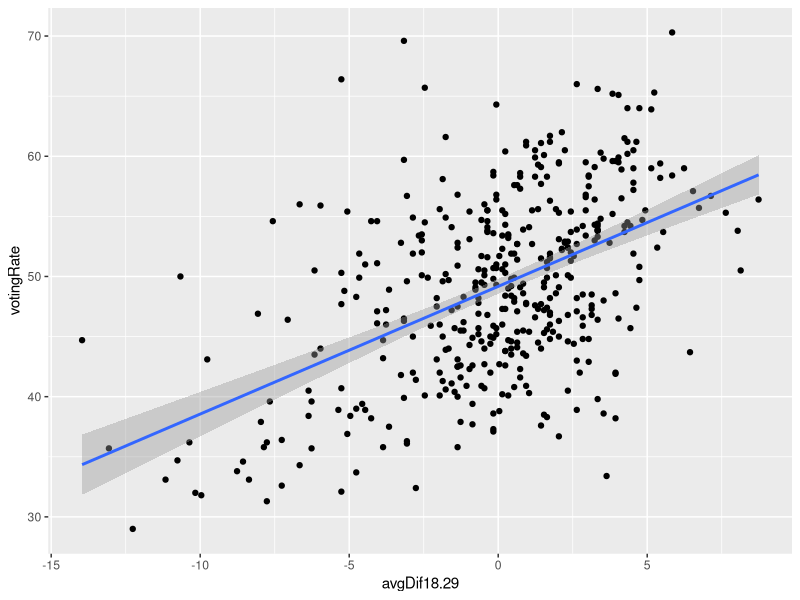
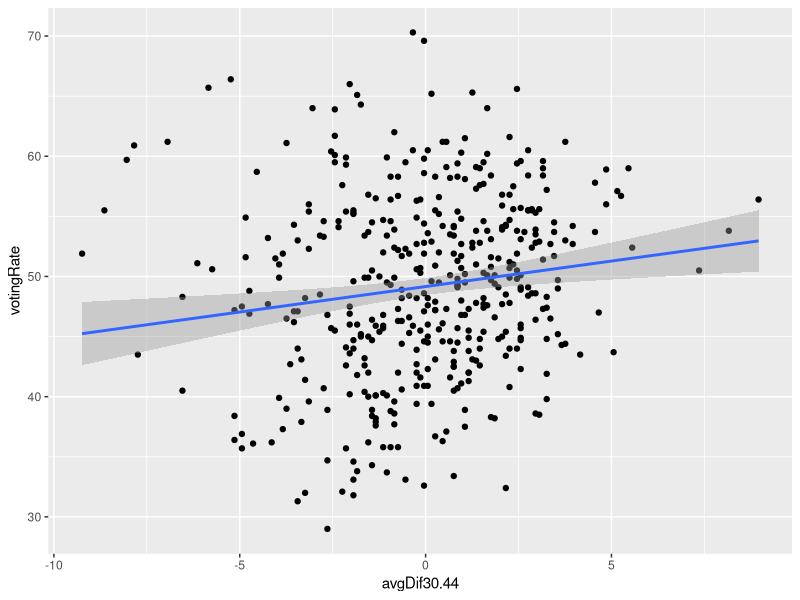
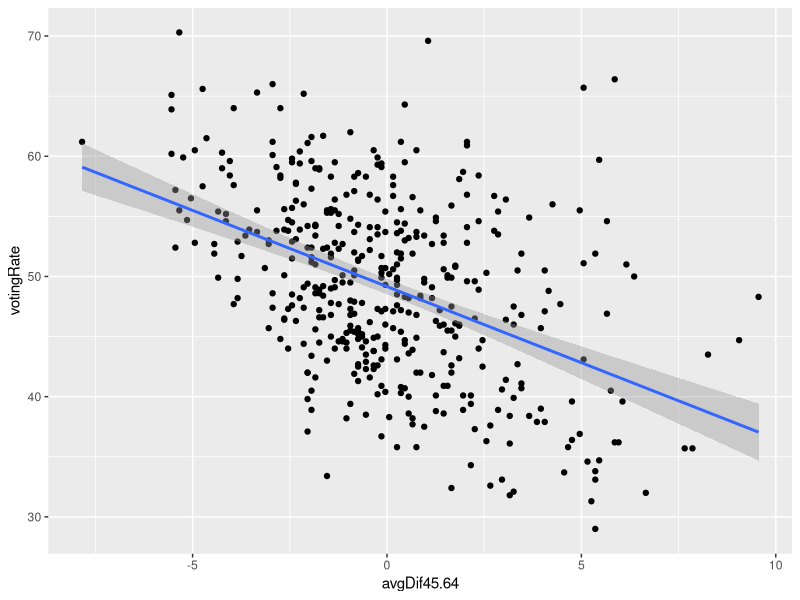
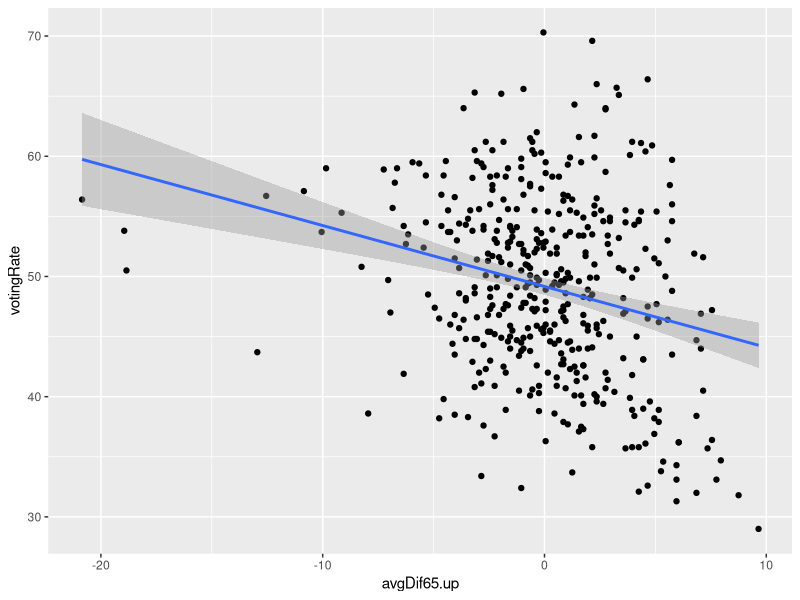
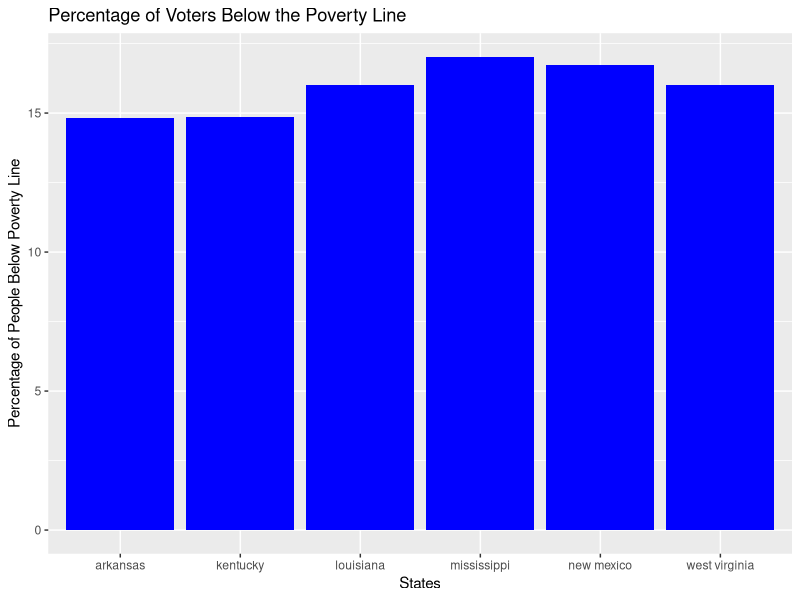
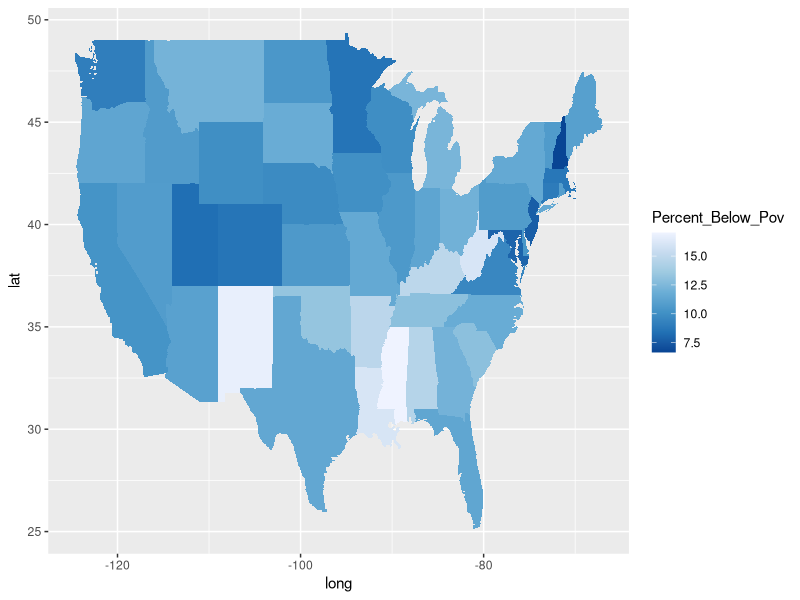

The R script that drew these images, in order:
## ---- chunk 1
# tidyverse
library(tidyverse)
# readxl
library(readxl)
df1 <- read.csv('table01.csv')
df2 <- read.csv('table02a.csv')
df3 <- read.csv('table02b.csv')
df4 <- read.csv('table02c.csv')
df5 <- read.csv('table02d.csv')
# head(df1)
# head(df2)
# head(df3)
# head(df4)
# head(df5)
library(dplyr)
library(ggplot2)
library(tidyr)
library(readr)
library(lubridate)
## ---- chunk 2
table01 <- read.csv("table01.csv")
table01 <- table01 %>%
  rename(
    stateAbb = State.abbreviation,
    stateName = State.name,
    congressDist = Congressional.district,
    votesCastForCongress = Votes.cast.for.congressional.representative.for.the.November.6..2018.election,
    votingAgePopulation = Citizen.voting.age.population.estimate,
    votingAgePopulationMOE = Citizen.voting.age.population.Margin.of.Error,
    votingRate = Voting.rate.estimate,
    votingRateMOE = Voting.rate.Margin.of.Error
  )
head(table01, 5)
table02a <- read.csv("table02a.csv")
table02a <- table02a %>%
  rename(
    stateAbb = State.abbreviation,
    stateName = State.name,
    congressDist = Congressional.district,
    votingAgePopulation = Citizen.voting.age.population.estimate,
    votingAgePopulationMOE = Citizen.voting.age.population.MOE
  )
## ---- chunk 3
# head(df4)
eduPol <- full_join(df1, df4)
eduPol %>% pivot_longer(Less.grade.9.estimate:Bachelor.degree.or.more.percent.MOE, names_to = "Education", values_to = "Amount") -> eduPol
head(eduPol)
#add gender break down
df3 %>% 
  select(State.abbreviation:Women.percent.MOE) -> gender
gender %>%
  pivot_longer(Men.estimate:Women.percent.MOE, names_to = "Gender", values_to = "Percentage") -> gender
eduPol %>%
  full_join(gender) -> eduPol
head(eduPol)
## ---- chunk 4
head(table01)
head(table02a)
table02a <- table01 %>%
  select(stateAbb, congressDist, votingRate) %>%
  inner_join(table02a, by = c('stateAbb', 'congressDist'))
mean18.29 <- mean(table02a$Ages.18.29.percent.estimate)
mean30.44 <- mean(table02a$Ages.30.44.percent.estimate)
mean45.64 <- mean(table02a$Ages.45.64.percent.estimate)
mean65.up <- mean(table02a$Ages.65.up.percent.estimate)
mean18.29
mean30.44
mean45.64
mean65.up
table02a$dif18.29 <- mean18.29 - table02a$Ages.18.29.percent.estimate
table02a$dif30.44 <- mean30.44 - table02a$Ages.30.44.percent.estimate
table02a$dif45.64 <- mean45.64 - table02a$Ages.45.64.percent.estimate
table02a$dif65.up <- mean65.up - table02a$Ages.65.up.percent.estimate
avgDif <- table02a %>%
  group_by(stateName, congressDist) %>%
  summarise(avgDif18.29 = mean(dif18.29, na.rm=TRUE), avgDif30.44 = mean(dif30.44, na.rm=TRUE), avgDif45.64 = mean(dif45.64, na.rm=TRUE), avgDif65.up = mean(dif65.up, na.rm=TRUE), votingRate = votingRate )

avgDif %>% 
  arrange(desc(avgDif18.29)) %>%
  head(5)

avgDif %>% 
  arrange(desc(avgDif30.44)) %>%
  head(5)

avgDif %>% 
  arrange(desc(avgDif45.64)) %>%
  head(5)

avgDif %>% 
  arrange(desc(avgDif65.up)) %>%
  head(5)

ggplot(avgDif, aes(x=avgDif18.29, y=votingRate)) +geom_point() + geom_smooth(method='lm')
ggplot(avgDif, aes(x=avgDif30.44, y=votingRate)) +geom_point() + geom_smooth(method='lm')
ggplot(avgDif, aes(x=avgDif45.64, y=votingRate)) +geom_point() + geom_smooth(method='lm')
ggplot(avgDif, aes(x=avgDif65.up, y=votingRate)) +geom_point() + geom_smooth(method='lm')
## ---- chunk 5

## ---- chunk 6

## ---- chunk 7
library(maps)
library(dplyr)
library(ggplot2)

Pov <- read.csv("table02b.csv")
Pov2 <- Pov %>% select(State.name,Congressional.district,Poverty.universe, Below.poverty.level.estimate, Below.poverty.level.percent.total, Citizen.voting.age.population.estimate)

names(Pov2)[names(Pov2) == "State.name"] <- "region"

Pov2$region <- tolower(Pov2$region)

#Bar Chart 
BelPov <- Pov2 %>% group_by(region) %>% summarize(Pov_Uni = sum(Poverty.universe), Below_Pov = sum(Below.poverty.level.estimate)) 

BelPov$Percent_Below_Pov <- (BelPov$Below_Pov/BelPov$Pov_Uni) *100
BelPov2 <- BelPov %>% subset(Percent_Below_Pov > 14.6)

BelPov2 %>% ggplot(aes(region, Percent_Below_Pov)) + geom_bar(stat = 'identity', fill = 'blue') + labs(x = 'States', y = 'Percentage of People Below Poverty Line', title = 'Percentage of Voters Below the Poverty Line')  




#map
library(RColorBrewer)

names(Pov2)[names(Pov2) == 'State.name'] <- 'region' 
State <- map_data('state')

map <- left_join(State, BelPov, by = 'region')
map %>% ggplot(aes(long, lat)) + geom_polygon(aes(group=group, fill = Percent_Below_Pov)) + scale_fill_distiller(palette = 'Blues')
#labels ^
